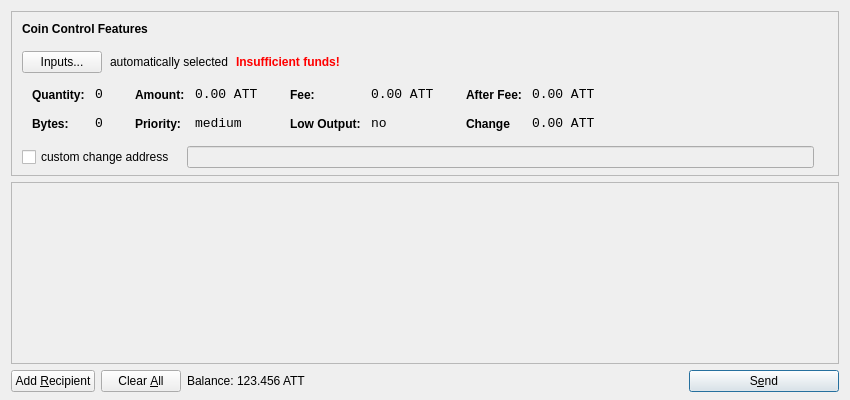
<?xml version="1.0" encoding="UTF-8"?>
<ui version="4.0">
 <class>SendCoinsDialog</class>
 <widget class="QDialog" name="SendCoinsDialog">
  <property name="geometry">
   <rect>
    <x>0</x>
    <y>0</y>
    <width>850</width>
    <height>400</height>
   </rect>
  </property>
  <property name="windowTitle">
   <string>Send Coins</string>
  </property>
  <layout class="QVBoxLayout" name="verticalLayout" stretch="0,1,0">
   <property name="bottomMargin">
    <number>8</number>
   </property>
   <item>
    <widget class="QFrame" name="frameCoinControl">
     <property name="sizePolicy">
      <sizepolicy hsizetype="Expanding" vsizetype="Expanding">
       <horstretch>0</horstretch>
       <verstretch>0</verstretch>
      </sizepolicy>
     </property>
     <property name="maximumSize">
      <size>
       <width>16777215</width>
       <height>16777215</height>
      </size>
     </property>
     <property name="frameShape">
      <enum>QFrame::StyledPanel</enum>
     </property>
     <property name="frameShadow">
      <enum>QFrame::Sunken</enum>
     </property>
     <layout class="QVBoxLayout" name="verticalLayoutCoinControl2">
      <property name="spacing">
       <number>-1</number>
      </property>
      <property name="leftMargin">
       <number>0</number>
      </property>
      <property name="topMargin">
       <number>0</number>
      </property>
      <property name="rightMargin">
       <number>0</number>
      </property>
      <property name="bottomMargin">
       <number>6</number>
      </property>
      <item>
       <layout class="QVBoxLayout" name="verticalLayoutCoinControl" stretch="0,0,0,0,1">
        <property name="spacing">
         <number>0</number>
        </property>
        <property name="leftMargin">
         <number>10</number>
        </property>
        <property name="topMargin">
         <number>10</number>
        </property>
        <item>
         <layout class="QHBoxLayout" name="horizontalLayoutCoinControl1">
          <property name="bottomMargin">
           <number>15</number>
          </property>
          <item>
           <widget class="QLabel" name="labelCoinControlFeatures">
            <property name="sizePolicy">
             <sizepolicy hsizetype="Preferred" vsizetype="Maximum">
              <horstretch>0</horstretch>
              <verstretch>0</verstretch>
             </sizepolicy>
            </property>
            <property name="font">
             <font>
              <weight>75</weight>
              <bold>true</bold>
             </font>
            </property>
            <property name="styleSheet">
             <string notr="true">font-weight:bold;</string>
            </property>
            <property name="text">
             <string>Coin Control Features</string>
            </property>
           </widget>
          </item>
         </layout>
        </item>
        <item>
         <layout class="QHBoxLayout" name="horizontalLayoutCoinControl2" stretch="0,0,0,0">
          <property name="spacing">
           <number>8</number>
          </property>
          <property name="bottomMargin">
           <number>10</number>
          </property>
          <item>
           <widget class="QPushButton" name="pushButtonCoinControl">
            <property name="styleSheet">
             <string notr="true"/>
            </property>
            <property name="text">
             <string>Inputs...</string>
            </property>
           </widget>
          </item>
          <item>
           <widget class="QLabel" name="labelCoinControlAutomaticallySelected">
            <property name="text">
             <string>automatically selected</string>
            </property>
            <property name="margin">
             <number>5</number>
            </property>
           </widget>
          </item>
          <item>
           <widget class="QLabel" name="labelCoinControlInsuffFunds">
            <property name="font">
             <font>
              <weight>75</weight>
              <bold>true</bold>
             </font>
            </property>
            <property name="styleSheet">
             <string notr="true">color:red;font-weight:bold;</string>
            </property>
            <property name="text">
             <string>Insufficient funds!</string>
            </property>
            <property name="margin">
             <number>5</number>
            </property>
           </widget>
          </item>
          <item>
           <spacer name="horizontalSpacerCoinControl">
            <property name="orientation">
             <enum>Qt::Horizontal</enum>
            </property>
            <property name="sizeHint" stdset="0">
             <size>
              <width>40</width>
              <height>1</height>
             </size>
            </property>
           </spacer>
          </item>
         </layout>
        </item>
        <item>
         <widget class="QWidget" name="widgetCoinControl" native="true">
          <property name="sizePolicy">
           <sizepolicy hsizetype="Preferred" vsizetype="Preferred">
            <horstretch>0</horstretch>
            <verstretch>0</verstretch>
           </sizepolicy>
          </property>
          <property name="minimumSize">
           <size>
            <width>0</width>
            <height>0</height>
           </size>
          </property>
          <property name="styleSheet">
           <string notr="true"/>
          </property>
          <layout class="QHBoxLayout" name="horizontalLayoutCoinControl5">
           <property name="margin">
            <number>0</number>
           </property>
           <item>
            <layout class="QHBoxLayout" name="horizontalLayoutCoinControl3" stretch="0,0,0,1">
             <property name="spacing">
              <number>20</number>
             </property>
             <property name="topMargin">
              <number>0</number>
             </property>
             <property name="bottomMargin">
              <number>10</number>
             </property>
             <item>
              <layout class="QFormLayout" name="formLayoutCoinControl1">
               <property name="horizontalSpacing">
                <number>10</number>
               </property>
               <property name="verticalSpacing">
                <number>14</number>
               </property>
               <property name="leftMargin">
                <number>10</number>
               </property>
               <property name="topMargin">
                <number>4</number>
               </property>
               <property name="rightMargin">
                <number>6</number>
               </property>
               <item row="0" column="0">
                <widget class="QLabel" name="labelCoinControlQuantityText">
                 <property name="styleSheet">
                  <string notr="true">font-weight:bold;</string>
                 </property>
                 <property name="text">
                  <string>Quantity:</string>
                 </property>
                 <property name="margin">
                  <number>0</number>
                 </property>
                </widget>
               </item>
               <item row="0" column="1">
                <widget class="QLabel" name="labelCoinControlQuantity">
                 <property name="font">
                  <font>
                   <family>Monospace</family>
                   <pointsize>10</pointsize>
                  </font>
                 </property>
                 <property name="cursor">
                  <cursorShape>IBeamCursor</cursorShape>
                 </property>
                 <property name="contextMenuPolicy">
                  <enum>Qt::ActionsContextMenu</enum>
                 </property>
                 <property name="text">
                  <string>0</string>
                 </property>
                 <property name="margin">
                  <number>0</number>
                 </property>
                 <property name="textInteractionFlags">
                  <set>Qt::LinksAccessibleByMouse|Qt::TextSelectableByKeyboard|Qt::TextSelectableByMouse</set>
                 </property>
                </widget>
               </item>
               <item row="1" column="0">
                <widget class="QLabel" name="labelCoinControlBytesText">
                 <property name="styleSheet">
                  <string notr="true">font-weight:bold;</string>
                 </property>
                 <property name="text">
                  <string>Bytes:</string>
                 </property>
                </widget>
               </item>
               <item row="1" column="1">
                <widget class="QLabel" name="labelCoinControlBytes">
                 <property name="font">
                  <font>
                   <family>Monospace</family>
                   <pointsize>10</pointsize>
                  </font>
                 </property>
                 <property name="cursor">
                  <cursorShape>IBeamCursor</cursorShape>
                 </property>
                 <property name="contextMenuPolicy">
                  <enum>Qt::ActionsContextMenu</enum>
                 </property>
                 <property name="text">
                  <string>0</string>
                 </property>
                 <property name="textInteractionFlags">
                  <set>Qt::LinksAccessibleByMouse|Qt::TextSelectableByKeyboard|Qt::TextSelectableByMouse</set>
                 </property>
                </widget>
               </item>
              </layout>
             </item>
             <item>
              <layout class="QFormLayout" name="formLayoutCoinControl2">
               <property name="horizontalSpacing">
                <number>10</number>
               </property>
               <property name="verticalSpacing">
                <number>14</number>
               </property>
               <property name="leftMargin">
                <number>6</number>
               </property>
               <property name="topMargin">
                <number>4</number>
               </property>
               <property name="rightMargin">
                <number>6</number>
               </property>
               <item row="0" column="0">
                <widget class="QLabel" name="labelCoinControlAmountText">
                 <property name="styleSheet">
                  <string notr="true">font-weight:bold;</string>
                 </property>
                 <property name="text">
                  <string>Amount:</string>
                 </property>
                 <property name="margin">
                  <number>0</number>
                 </property>
                </widget>
               </item>
               <item row="0" column="1">
                <widget class="QLabel" name="labelCoinControlAmount">
                 <property name="font">
                  <font>
                   <family>Monospace</family>
                   <pointsize>10</pointsize>
                  </font>
                 </property>
                 <property name="cursor">
                  <cursorShape>IBeamCursor</cursorShape>
                 </property>
                 <property name="contextMenuPolicy">
                  <enum>Qt::ActionsContextMenu</enum>
                 </property>
                 <property name="text">
                  <string>0.00 ATT</string>
                 </property>
                 <property name="textInteractionFlags">
                  <set>Qt::LinksAccessibleByMouse|Qt::TextSelectableByKeyboard|Qt::TextSelectableByMouse</set>
                 </property>
                </widget>
               </item>
               <item row="1" column="0">
                <widget class="QLabel" name="labelCoinControlPriorityText">
                 <property name="styleSheet">
                  <string notr="true">font-weight:bold;</string>
                 </property>
                 <property name="text">
                  <string>Priority:</string>
                 </property>
                </widget>
               </item>
               <item row="1" column="1">
                <widget class="QLabel" name="labelCoinControlPriority">
                 <property name="font">
                  <font>
                   <family>Monospace</family>
                   <pointsize>10</pointsize>
                  </font>
                 </property>
                 <property name="cursor">
                  <cursorShape>IBeamCursor</cursorShape>
                 </property>
                 <property name="contextMenuPolicy">
                  <enum>Qt::ActionsContextMenu</enum>
                 </property>
                 <property name="text">
                  <string>medium</string>
                 </property>
                 <property name="textInteractionFlags">
                  <set>Qt::LinksAccessibleByMouse|Qt::TextSelectableByKeyboard|Qt::TextSelectableByMouse</set>
                 </property>
                </widget>
               </item>
              </layout>
             </item>
             <item>
              <layout class="QFormLayout" name="formLayoutCoinControl3">
               <property name="horizontalSpacing">
                <number>10</number>
               </property>
               <property name="verticalSpacing">
                <number>14</number>
               </property>
               <property name="leftMargin">
                <number>6</number>
               </property>
               <property name="topMargin">
                <number>4</number>
               </property>
               <property name="rightMargin">
                <number>6</number>
               </property>
               <item row="0" column="0">
                <widget class="QLabel" name="labelCoinControlFeeText">
                 <property name="styleSheet">
                  <string notr="true">font-weight:bold;</string>
                 </property>
                 <property name="text">
                  <string>Fee:</string>
                 </property>
                 <property name="margin">
                  <number>0</number>
                 </property>
                </widget>
               </item>
               <item row="0" column="1">
                <widget class="QLabel" name="labelCoinControlFee">
                 <property name="font">
                  <font>
                   <family>Monospace</family>
                   <pointsize>10</pointsize>
                  </font>
                 </property>
                 <property name="cursor">
                  <cursorShape>IBeamCursor</cursorShape>
                 </property>
                 <property name="contextMenuPolicy">
                  <enum>Qt::ActionsContextMenu</enum>
                 </property>
                 <property name="text">
                  <string>0.00 ATT</string>
                 </property>
                 <property name="textInteractionFlags">
                  <set>Qt::LinksAccessibleByMouse|Qt::TextSelectableByKeyboard|Qt::TextSelectableByMouse</set>
                 </property>
                </widget>
               </item>
               <item row="1" column="0">
                <widget class="QLabel" name="labelCoinControlLowOutputText">
                 <property name="styleSheet">
                  <string notr="true">font-weight:bold;</string>
                 </property>
                 <property name="text">
                  <string>Low Output:</string>
                 </property>
                </widget>
               </item>
               <item row="1" column="1">
                <widget class="QLabel" name="labelCoinControlLowOutput">
                 <property name="font">
                  <font>
                   <family>Monospace</family>
                   <pointsize>10</pointsize>
                  </font>
                 </property>
                 <property name="cursor">
                  <cursorShape>IBeamCursor</cursorShape>
                 </property>
                 <property name="contextMenuPolicy">
                  <enum>Qt::ActionsContextMenu</enum>
                 </property>
                 <property name="text">
                  <string>no</string>
                 </property>
                 <property name="textInteractionFlags">
                  <set>Qt::LinksAccessibleByMouse|Qt::TextSelectableByKeyboard|Qt::TextSelectableByMouse</set>
                 </property>
                </widget>
               </item>
              </layout>
             </item>
             <item>
              <layout class="QFormLayout" name="formLayoutCoinControl4">
               <property name="horizontalSpacing">
                <number>10</number>
               </property>
               <property name="verticalSpacing">
                <number>14</number>
               </property>
               <property name="leftMargin">
                <number>6</number>
               </property>
               <property name="topMargin">
                <number>4</number>
               </property>
               <property name="rightMargin">
                <number>6</number>
               </property>
               <item row="0" column="0">
                <widget class="QLabel" name="labelCoinControlAfterFeeText">
                 <property name="styleSheet">
                  <string notr="true">font-weight:bold;</string>
                 </property>
                 <property name="text">
                  <string>After Fee:</string>
                 </property>
                 <property name="margin">
                  <number>0</number>
                 </property>
                </widget>
               </item>
               <item row="0" column="1">
                <widget class="QLabel" name="labelCoinControlAfterFee">
                 <property name="font">
                  <font>
                   <family>Monospace</family>
                   <pointsize>10</pointsize>
                  </font>
                 </property>
                 <property name="cursor">
                  <cursorShape>IBeamCursor</cursorShape>
                 </property>
                 <property name="contextMenuPolicy">
                  <enum>Qt::ActionsContextMenu</enum>
                 </property>
                 <property name="text">
                  <string>0.00 ATT</string>
                 </property>
                 <property name="textInteractionFlags">
                  <set>Qt::LinksAccessibleByMouse|Qt::TextSelectableByKeyboard|Qt::TextSelectableByMouse</set>
                 </property>
                </widget>
               </item>
               <item row="1" column="0">
                <widget class="QLabel" name="labelCoinControlChangeText">
                 <property name="styleSheet">
                  <string notr="true">font-weight:bold;</string>
                 </property>
                 <property name="text">
                  <string>Change</string>
                 </property>
                </widget>
               </item>
               <item row="1" column="1">
                <widget class="QLabel" name="labelCoinControlChange">
                 <property name="font">
                  <font>
                   <family>Monospace</family>
                   <pointsize>10</pointsize>
                  </font>
                 </property>
                 <property name="cursor">
                  <cursorShape>IBeamCursor</cursorShape>
                 </property>
                 <property name="contextMenuPolicy">
                  <enum>Qt::ActionsContextMenu</enum>
                 </property>
                 <property name="text">
                  <string>0.00 ATT</string>
                 </property>
                 <property name="textInteractionFlags">
                  <set>Qt::LinksAccessibleByMouse|Qt::TextSelectableByKeyboard|Qt::TextSelectableByMouse</set>
                 </property>
                </widget>
               </item>
              </layout>
             </item>
            </layout>
           </item>
          </layout>
         </widget>
        </item>
        <item>
         <layout class="QHBoxLayout" name="horizontalLayoutCoinControl4" stretch="0,0,0">
          <property name="spacing">
           <number>12</number>
          </property>
          <property name="sizeConstraint">
           <enum>QLayout::SetDefaultConstraint</enum>
          </property>
          <property name="topMargin">
           <number>5</number>
          </property>
          <property name="rightMargin">
           <number>5</number>
          </property>
          <item>
           <widget class="QCheckBox" name="checkBoxCoinControlChange">
            <property name="text">
             <string>custom change address</string>
            </property>
           </widget>
          </item>
          <item>
           <widget class="QLineEdit" name="lineEditCoinControlChange">
            <property name="enabled">
             <bool>false</bool>
            </property>
            <property name="sizePolicy">
             <sizepolicy hsizetype="Expanding" vsizetype="Fixed">
              <horstretch>0</horstretch>
              <verstretch>0</verstretch>
             </sizepolicy>
            </property>
           </widget>
          </item>
          <item>
           <widget class="QLabel" name="labelCoinControlChangeLabel">
            <property name="sizePolicy">
             <sizepolicy hsizetype="Preferred" vsizetype="Expanding">
              <horstretch>0</horstretch>
              <verstretch>0</verstretch>
             </sizepolicy>
            </property>
            <property name="minimumSize">
             <size>
              <width>0</width>
              <height>0</height>
             </size>
            </property>
            <property name="text">
             <string/>
            </property>
            <property name="margin">
             <number>3</number>
            </property>
           </widget>
          </item>
         </layout>
        </item>
        <item>
         <spacer name="verticalSpacerCoinControl">
          <property name="orientation">
           <enum>Qt::Vertical</enum>
          </property>
          <property name="sizeHint" stdset="0">
           <size>
            <width>800</width>
            <height>1</height>
           </size>
          </property>
         </spacer>
        </item>
       </layout>
      </item>
     </layout>
    </widget>
   </item>
   <item>
    <widget class="QScrollArea" name="scrollArea">
     <property name="widgetResizable">
      <bool>true</bool>
     </property>
     <widget class="QWidget" name="scrollAreaWidgetContents">
      <property name="geometry">
       <rect>
        <x>0</x>
        <y>0</y>
        <width>830</width>
        <height>165</height>
       </rect>
      </property>
      <layout class="QVBoxLayout" name="verticalLayout_2">
       <property name="margin">
        <number>0</number>
       </property>
       <item>
        <layout class="QVBoxLayout" name="entries">
         <property name="spacing">
          <number>6</number>
         </property>
        </layout>
       </item>
       <item>
        <spacer name="verticalSpacer">
         <property name="orientation">
          <enum>Qt::Vertical</enum>
         </property>
         <property name="sizeHint" stdset="0">
          <size>
           <width>20</width>
           <height>40</height>
          </size>
         </property>
        </spacer>
       </item>
      </layout>
     </widget>
    </widget>
   </item>
   <item>
    <layout class="QHBoxLayout" name="horizontalLayout">
     <item>
      <widget class="QPushButton" name="addButton">
       <property name="toolTip">
        <string>Send to multiple recipients at once</string>
       </property>
       <property name="text">
        <string>Add &amp;Recipient</string>
       </property>
       <property name="icon">
        <iconset resource="../bitcoin.qrc">
         <normaloff>:/icons/add</normaloff>:/icons/add</iconset>
       </property>
       <property name="autoDefault">
        <bool>false</bool>
       </property>
      </widget>
     </item>
     <item>
      <widget class="QPushButton" name="clearButton">
       <property name="sizePolicy">
        <sizepolicy hsizetype="Minimum" vsizetype="Fixed">
         <horstretch>0</horstretch>
         <verstretch>0</verstretch>
        </sizepolicy>
       </property>
       <property name="toolTip">
        <string>Remove all transaction fields</string>
       </property>
       <property name="text">
        <string>Clear &amp;All</string>
       </property>
       <property name="icon">
        <iconset resource="../bitcoin.qrc">
         <normaloff>:/icons/remove</normaloff>:/icons/remove</iconset>
       </property>
       <property name="autoRepeatDelay">
        <number>300</number>
       </property>
       <property name="autoDefault">
        <bool>false</bool>
       </property>
      </widget>
     </item>
     <item>
      <layout class="QHBoxLayout" name="horizontalLayout_2">
       <property name="spacing">
        <number>3</number>
       </property>
       <item>
        <widget class="QLabel" name="label">
         <property name="sizePolicy">
          <sizepolicy hsizetype="Preferred" vsizetype="Fixed">
           <horstretch>0</horstretch>
           <verstretch>0</verstretch>
          </sizepolicy>
         </property>
         <property name="text">
          <string>Balance:</string>
         </property>
        </widget>
       </item>
       <item>
        <widget class="QLabel" name="labelBalance">
         <property name="sizePolicy">
          <sizepolicy hsizetype="Preferred" vsizetype="Fixed">
           <horstretch>0</horstretch>
           <verstretch>0</verstretch>
          </sizepolicy>
         </property>
         <property name="cursor">
          <cursorShape>IBeamCursor</cursorShape>
         </property>
         <property name="text">
          <string>123.456 ATT</string>
         </property>
         <property name="textInteractionFlags">
          <set>Qt::LinksAccessibleByMouse|Qt::TextSelectableByKeyboard|Qt::TextSelectableByMouse</set>
         </property>
        </widget>
       </item>
      </layout>
     </item>
     <item>
      <spacer name="horizontalSpacer">
       <property name="orientation">
        <enum>Qt::Horizontal</enum>
       </property>
       <property name="sizeHint" stdset="0">
        <size>
         <width>40</width>
         <height>20</height>
        </size>
       </property>
      </spacer>
     </item>
     <item>
      <widget class="QPushButton" name="sendButton">
       <property name="minimumSize">
        <size>
         <width>150</width>
         <height>0</height>
        </size>
       </property>
       <property name="toolTip">
        <string>Confirm the send action</string>
       </property>
       <property name="text">
        <string>S&amp;end</string>
       </property>
       <property name="icon">
        <iconset resource="../bitcoin.qrc">
         <normaloff>:/icons/send</normaloff>:/icons/send</iconset>
       </property>
       <property name="default">
        <bool>true</bool>
       </property>
      </widget>
     </item>
    </layout>
   </item>
  </layout>
 </widget>
 <resources>
  <include location="../bitcoin.qrc"/>
 </resources>
 <connections/>
</ui>
